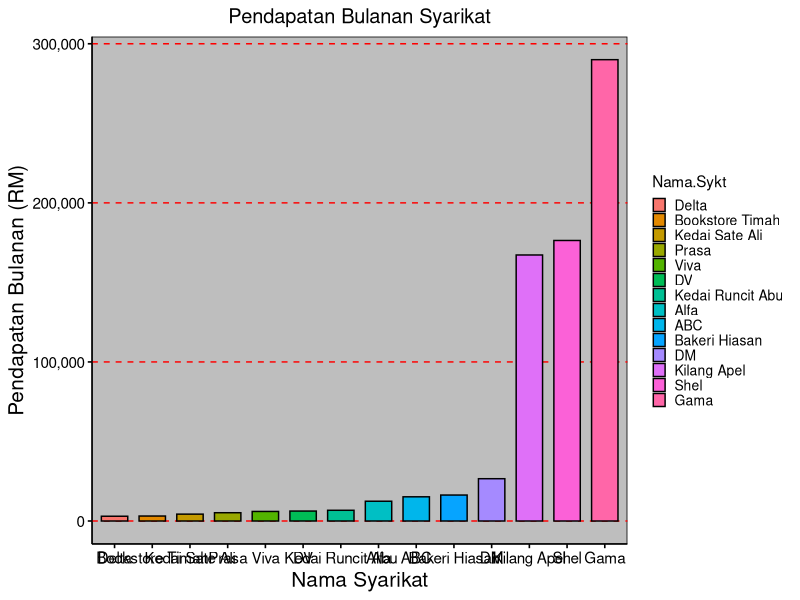

Reproduce this figure in R.
##Tugasan satu

#1. Bina data untuk setiap lajur merujuk kepada pembolehubah yang berasingan.

#Pembolehubah Kuantitatif
#P/Ubah Diskrit
Bil.Pekerja <- c(4,3,1,1,2,1974,5,100,4,4,2,2,200,7)
#P/Ubah Selanjar
Pend.Bulanan <- c(15214.32, 3126.60, 5211.10, 3000.00, 12431.11, 290000.00, 16321.00, 176342.11, 6251.99,
                  6011.23, 4321.67, 6743.28, 167223.90, 26590.12)
Mod.Bulanan <- c(5000.00, 1530.00, 3211.00, 1444.00, 4372.11, 100000.00, 6421.66, 54320.00, 4421.00,
                 5432.31, 1500.00, 2000.00, 48761.00, 6000.00)

#Pembolehubah Kualitatif
#P/Ubah Nominal

#Large=1 (TRUE), Small=0 (FALSE)
Status.Sykt <- c(F,F,F,F,F,T,F,T,F,F,F,F,T,F)
Status.Sykt <- ifelse(Status.Sykt==T, "Large","Small")
Status.Sykt <- factor(Status.Sykt)

Nama.Sykt <- c("ABC","Bookstore Timah","Prasa","Delta","Alfa","Gama","Bakeri Hiasan","Shel","DV",
               "Viva","Kedai Sate Ali","Kedai Runcit Abu","Kilang Apel","DM")

Kategori.Per <- c("P","P","S","P","P","P","S","B","S","S","S","S","B","P")
Kategori.Per <- as.factor(Kategori.Per)
library(plyr)
Kategori.Per2 <- revalue(Kategori.Per,c("P"="Company", "B"="Limited", "S"="Private"))

Status.Penarafan <- c("A","B","B-","B","A+","A+","A","A+","C","C-","B-","B","A+","A")
Status.Penarafan <- as.factor(Status.Penarafan)

#2. Berdasarkan data dalam (1), gabungkan semua pembolehubah dalam bentuk bingkai data.
#Data Frame

data <- data.frame(Nama.Sykt,Pend.Bulanan,Mod.Bulanan,Bil.Pekerja,Kategori.Per2,Status.Sykt,Status.Penarafan)

#3. Berdasarkan data dalam (2), susun data untuk semua pembolehubah berdasarkan 
#tingkat pendapatan (daripada pendapatan rendah kepada tinggi).

data2 <- data[order(Pend.Bulanan),]

#4. Berdasarkan data dalam (3), bina pembolehubah baharu yang menunjukkan 
#syarikat yang mempunyai pendapatan melebihi RM10000.00 sebulan.

Sykt.Kaya <- data2$Pend.Bulanan>10000.00
data3 <- data2[Sykt.Kaya, ]

#5. Berdasarkan data dalam (3), huraikan ringkasan statistik tentang data tersebut.

summary(data2)

#6. Bina plot data yang sesuai untuk memaparkan maklumat data dalam (3).

library(ggplot2)
library(ggpubr)
options(scipen = 999) #to remove scientific notation
ggbarplot(data=data2, x="Nama.Sykt", y="Pend.Bulanan",
          fill="Nama.Sykt")+xlab("Nama Syarikat") + ylab("Pendapatan Bulanan (RM)")+
  ggtitle("Pendapatan Bulanan Syarikat")+
  #Mengkoordinasi title di tengah
  theme(plot.title = element_text(hjust = 0.5))+
  
  #Mengubah x-axis title ke nilai 11
  theme(axis.text.x = element_text(size=11))+
  #Mengubah y-axis title ke nilai 11
  theme(axis.text.y = element_text(size=11))+
  #Mengubah axis title
  theme(axis.title = element_text(size = 15))+
  #scale untuk menambah koma pada nombor di y-axis
  scale_y_continuous(label = scales::comma)+
  
  #theme untuk tukar position legend ke-kanan
  theme(legend.position = "right")+
  #legend font size and key size
  theme(legend.title = element_text(size=11), legend.text=element_text(size=10))+
  theme(legend.key.size=unit(0.35,"cm"))+
  
  #grid line
  theme(panel.grid.major.y=element_line(color="red",size=0.5,linetype=2))+
  #background color
  theme(panel.background = element_rect(fill="grey",color="black"))



